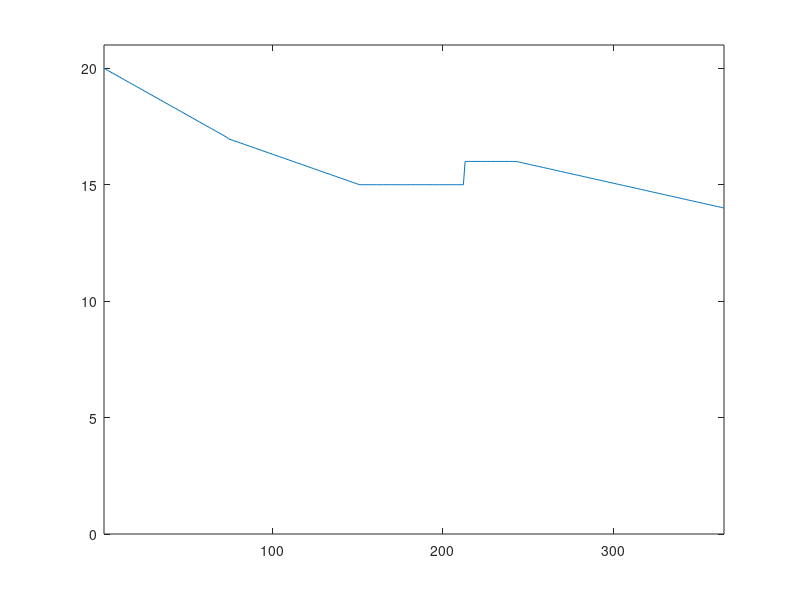

MATLAB code to generate this figure:
clear all;
clc;
%% Program code for AB1
% Find the electricity price given the conditions in the problem
%% Construct the hydro generation schedule

% Define the intervals for the hydro generation schedule
int1 = @(x) x>0 & x<=73;
int2 = @(x) x>73 & x<=151;
int3 = @(x) x>151 & x<=243;
int4 = @(x) x>243 & x<=365;

% Define the hydro generation schedule functions
landskraft = @(x) (((21-19)/(73)).*(x-1) + 19).*int1(x) + 21.*int2(x)...
                    + 21.*int3(x) ...
                    + (((22-21)/(365-243)).*(x-243) + 21).*int4(x);
bygdens = @(x) (((10-9)/(73)).*(x-1) + 9).*int1(x)...
                    + (((11-10)/(151-73)).*(x-73) + 10).*int2(x)...
                    + 11.*int3(x) ...
                    + (((12-11)/(365-243)).*(x-243) + 11).*int4(x);
stads = @(x) 6.*int1(x) + (((7-6)/(151-73)).*(x-73) + 6).*int2(x) ...
                    + 7.*int3(x) + 7.*int4(x);

%% Construct the nuclear generation schedule

% Define the intervals for the nuclear schedule

nuc_int1 = @(x) x>0 & x<=212;
nuc_int2 = @(x) x>212 & x<=365;

% Define the Nuclear generation schedule function
stralinge = @(x) 26.*nuc_int1(x) + 25.*nuc_int2(x);

%% Determine the demand for thermal power plants
x = 1:365;
hydro_agg = landskraft(x) + bygdens(x) + stads(x);
residual_demand = 80 - hydro_agg; % Subtract constant load by hydro

thermal_demand = residual_demand - stralinge(x);
plot(x, thermal_demand);
hold on
xlim([1 365])
ylim([0 max(thermal_demand)+1])

%% Determine the electricity price given the load demand

% Assume production varies linearly with the variable cost range
chp = [14 100 380];
cc = [9 360 420];
oil = [6 500 560];
gas = [1 800 900];